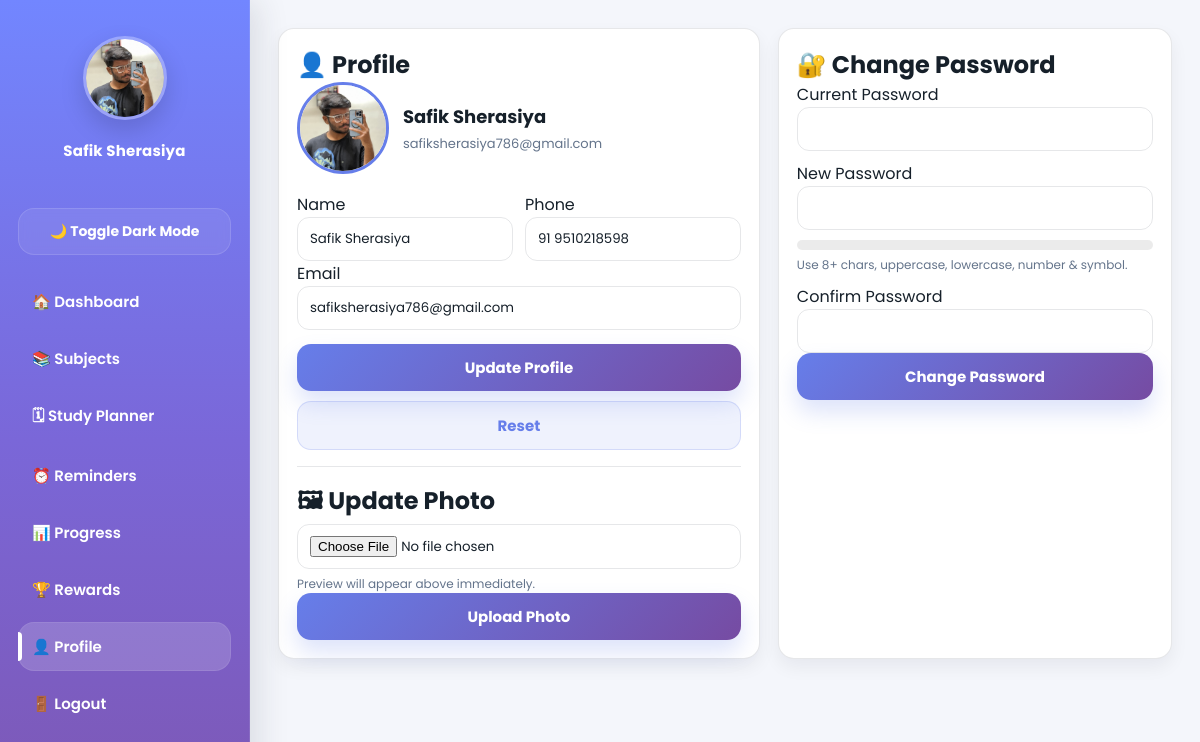
Screenshot of /study_planner/profile.php (signed in) with the database file from the repository.
### tables this page shows
CREATE TABLE `users` (
  `id` int(11) NOT NULL,
  `name` varchar(100) NOT NULL,
  `email` varchar(100) NOT NULL,
  `password` varchar(255) NOT NULL,
  `created_at` timestamp NOT NULL DEFAULT current_timestamp(),
  `phone` varchar(20) DEFAULT NULL,
  `profile_pic` varchar(255) DEFAULT NULL,
  `points` int(11) NOT NULL DEFAULT 0,
  `badge` varchar(50) DEFAULT 'Beginner'
);

### study_planner/profile.php (the view, shortened to what this page needs)
<?php
include("config.php");
$user_id = (int) $_SESSION['user_id'];
function getUserData($conn, $user_id)
{
    $stmt = $conn->prepare("SELECT id, name, email, phone, profile_pic, password FROM users WHERE id=? LIMIT 1");
    $stmt->bind_param("i", $user_id);
    $stmt->execute();
    $res = $stmt->get_result();
    if ($res && $res->num_rows > 0) {
        return $res->fetch_assoc();
    }
    return null;
}
$user = getUserData($conn, $user_id);
$name = $user['name'] ?? "";
$email = $user['email'] ?? "";
$phone = $user['phone'] ?? "";
$pic = $user['profile_pic'] ?? "";
?>
<!DOCTYPE html>
<html lang="en">
<head>
    <link rel="stylesheet" href="css/style.css?v=2">
</head>
<body class="dashboard-page">
<?php include("sidebar.php"); ?>
<div class="main profile-page">
    <div class="profile-grid">
        <div class="profile-card">
            <h2>👤 Profile</h2>
            <div class="profileTop">
                <?php if (!empty($pic) && file_exists("uploads/" . $pic)) { ?>
                    <img id="previewImg" class="avatar" src="uploads/<?php echo htmlspecialchars($pic); ?>">
                <?php } else { ?>
                    <img id="previewImg" class="avatar" src="default.png">
                <?php } ?>
                <div class="nameEmail">
                    <h3><?php echo htmlspecialchars($name); ?></h3>
                    <p><?php echo htmlspecialchars($email); ?></p>
                </div>
            </div>
            <form method="POST">
                <div class="profile-row">
                    <div>
                        <label>Name</label>
                        <input type="text" name="name" value="<?php echo htmlspecialchars($name); ?>" required>
                    </div>
                    <div>
                        <label>Phone</label>
                        <input type="text" name="phone" value="<?php echo htmlspecialchars($phone); ?>" placeholder="Enter phone">
                    </div>
                </div>
                <div class="profile-mt">
                    <label>Email</label>
                    <input type="email" name="email" value="<?php echo htmlspecialchars($email); ?>" required>
                </div>
                <div class="profile-actions">
                    <button class="btn" name="update_profile">Update Profile</button>
                    <button class="btn btnGhost" type="reset">Reset</button>
                </div>
            </form>
            <hr>
            <form method="POST" enctype="multipart/form-data">
                <h2>🖼 Update Photo</h2>
                <input type="file" name="profile_pic" id="profilePicInput" accept="image/*" required>
                <div class="help">Preview will appear above immediately.</div>
                <div class="profile-mt">
                    <button class="btn" name="upload_photo">Upload Photo</button>
                </div>
            </form>
        </div>
        <div class="profile-card">
            <h2>🔐 Change Password</h2>
            <form method="POST" onsubmit="return validatePassword();">
                <label>Current Password</label>
                <input type="password" name="current" required>
                <label class="profile-mt-label">New Password</label>
                <input type="password" name="new" id="newPass" required oninput="updateStrength();">
                <div class="strength">
                </div>
                <div class="help" id="strengthText">Use 8+ chars, uppercase, lowercase, number & symbol.</div>
                <label class="profile-mt-label">Confirm Password</label>
                <input type="password" name="confirm" id="confirmPass" required>
                <div class="profile-mt">
                    <button class="btn" name="change_password">Change Password</button>
                </div>
            </form>
        </div>
    </div>
</div>
</body>
</html>

### study_planner/sidebar.php (shortened to what this page needs)
<?php
include("config.php");
$user_id = (int) $_SESSION['user_id'];
$current_page = basename($_SERVER['PHP_SELF']);
$stmt = $conn->prepare("SELECT profile_pic, name FROM users WHERE id=? LIMIT 1");
$stmt->bind_param("i", $user_id);
$stmt->execute();
$user = $stmt->get_result()->fetch_assoc();
function activeLink($page, $current_page) {
    return $page === $current_page ? 'active' : '';
}
?>
<div class="sidebar">
    <div class="profile-box">
        <?php if (!empty($user['profile_pic']) && file_exists("uploads/" . $user['profile_pic'])) { ?>
            <img src="uploads/<?php echo htmlspecialchars($user['profile_pic']); ?>" alt="Profile">
        <?php } else { ?>
            <img src="default.png" alt="Profile">
        <?php } ?>
        <h3><?php echo htmlspecialchars($user['name'] ?? 'User'); ?></h3>
    </div>
    <button id="darkToggleBtn" class="theme-btn">🌙 Toggle Dark Mode</button>
    <a href="dashboard.php" class="<?php echo activeLink('dashboard.php', $current_page); ?>">🏠 Dashboard</a>
<a href="subject.php" class="<?php echo activeLink('subject.php', $current_page); ?>">📚 Subjects</a>
<a href="planner.php" class="<?php echo activeLink('planner.php', $current_page); ?>">🗓 Study Planner</a>
<a href="reminders.php" class="<?php echo activeLink('reminders.php', $current_page); ?>">⏰ Reminders</a>
<a href="progress.php" class="<?php echo activeLink('progress.php', $current_page); ?>">📊 Progress</a>
<a href="rewards.php" class="<?php echo activeLink('rewards.php', $current_page); ?>">🏆 Rewards</a>
<a href="profile.php" class="<?php echo activeLink('profile.php', $current_page); ?>">👤 Profile</a>
<a href="logout.php">🚪 Logout</a>
</div>

### study_planner/css/style.css (style rules this page uses)
:root { --bg: #f4f6fb; --text: #16202a; --muted: #64748b; --card: #ffffff; --border: rgba(15, 23, 42, 0.10); --tableHead: rgba(102, 126, 234, 0.10); --primary1: #667eea; --primary2: #764ba2; --sidebarBg: #ffffff; --sidebarText: #0f172a; --sidebarHover: rgba(15, 23, 42, 0.06); --sidebarBorder: rgba(15, 23, 42, 0.10); --shadow-sm: 0 8px 18px rgba(15, 23, 42, 0.06); --shadow-md: 0 14px 30px rgba(15, 23, 42, 0.10); --radius: 16px; --radius-lg: 22px; --ring: 0 0 0 4px rgba(102, 126, 234, 0.18); --sidebarW: 250px; }
* { margin: 0; padding: 0; box-sizing: border-box; font-family: "Poppins", system-ui, -apple-system, Segoe UI, Roboto, Arial, sans-serif; }
body { background: var(--bg); color: var(--text); }
body.dashboard-page { background: var(--bg); color: var(--text); }
hr { border: none; border-top: 1px solid var(--border); margin: 16px 0; }
input, select, textarea { width: 100%; padding: 11px 12px; border-radius: 12px; border: 1px solid var(--border); background: transparent; color: var(--text); outline: none; transition: box-shadow 0.18s ease, border-color 0.18s ease; }
.btn { width: 100%; padding: 12px 14px; border: none; border-radius: 14px; background: linear-gradient(135deg, var(--primary1), var(--primary2)); color: #fff; font-size: 15px; font-weight: 700; cursor: pointer; transition: transform 0.18s ease, box-shadow 0.18s ease, filter 0.18s ease; box-shadow: 0 12px 22px rgba(102, 126, 234, 0.22); }
.btnGhost { background: rgba(102, 126, 234, 0.10); color: var(--primary1); border: 1px solid rgba(102, 126, 234, 0.20); box-shadow: none; }
.sidebar { position: fixed; width: var(--sidebarW); height: 100vh; background: linear-gradient(180deg, #7286ff 0%, #7a67d8 55%, #7d58b6 100%); color: #ffffff; padding: 26px 18px; border-right: 1px solid rgba(255, 255, 255, 0.10); display: flex; flex-direction: column; box-shadow: 8px 0 30px rgba(31, 41, 55, 0.12); }
.profile-box { text-align: center; margin-bottom: 20px; padding: 10px 8px 18px; }
.profile-box img { width: 84px; height: 84px; border-radius: 50%; object-fit: cover; border: 3px solid rgba(255, 255, 255, 0.28); box-shadow: 0 10px 24px rgba(0, 0, 0, 0.15); }
.profile-box h3 { margin-top: 12px; font-size: 15px; font-weight: 700; color: #ffffff; letter-spacing: 0.2px; }
.theme-btn { width: 100%; padding: 12px 14px; border: 1px solid rgba(255, 255, 255, 0.12); border-radius: 16px; margin: 8px 0 22px; cursor: pointer; background: rgba(255, 255, 255, 0.08); color: #ffffff; font-weight: 700; font-size: 14px; transition: all 0.2s ease; backdrop-filter: blur(6px); }
.sidebar a { display: flex; align-items: center; gap: 12px; color: #ffffff; text-decoration: none; padding: 13px 14px; margin-bottom: 8px; border-radius: 16px; font-weight: 600; font-size: 15px; transition: all 0.22s ease; position: relative; }
.sidebar a.active { background: rgba(255, 255, 255, 0.16); box-shadow: inset 0 0 0 1px rgba(255, 255, 255, 0.08); }
.sidebar a.active::before { content: ""; position: absolute; left: 0; top: 10px; bottom: 10px; width: 4px; border-radius: 0 8px 8px 0; background: #ffffff; }
.main { margin-left: var(--sidebarW); padding: 28px; }
.profile-page { animation: fadeIn .35s ease; }
.profile-grid { display: grid; grid-template-columns: 1.1fr 0.9fr; gap: 18px; }
.profile-card { background: var(--card); border: 1px solid var(--border); padding: 18px; border-radius: var(--radius); box-shadow: var(--shadow-sm); }
.profileTop { display: flex; gap: 14px; align-items: center; margin-bottom: 18px; }
.avatar { width: 92px; height: 92px; border-radius: 50%; object-fit: cover; border: 3px solid var(--primary1); }
.nameEmail h3 { font-size: 18px; color: var(--text); margin-bottom: 4px; }
.nameEmail p { font-size: 13px; color: var(--muted); }
.profile-row { display: grid; grid-template-columns: 1fr 1fr; gap: 12px; }
.profile-actions { margin-top: 14px; display: flex; gap: 10px; flex-wrap: wrap; }
.profile-mt-label { margin-top: 10px; display: block; }
.help { font-size: 12px; color: var(--muted); margin-top: 6px; }
.strength { height: 10px; border-radius: 999px; background: rgba(0,0,0,0.08); margin-top: 10px; overflow: hidden; }

### rows the page displays
users: profile_pic (picture), name "Safik Sherasiya", email "safiksherasiya786@gmail.com", phone "91 9510218598"
